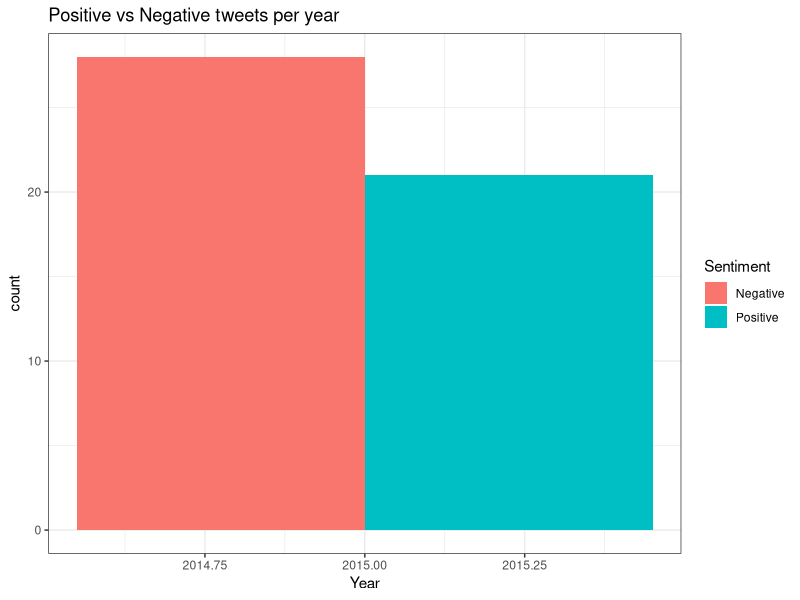

Write the R code that produced this figure. (Note: this script raises an error after producing the figure.)
## ---- chunk 1
knitr::opts_chunk$set(echo = TRUE)
library(tidyverse)
library("dplyr")
library(ggplot2)
library(car)
## ---- chunk 2
tweets.crimesperday <- read.csv("tweets_num_crimes.csv")
tweets.crimespermonth <- read.csv("tweets_num_crimes_per_month.csv")
tweets.crimespermonth2 <-  read.csv("tweets_num_crimes_per_month_with_keywords.csv")
tweets.crimesperday<-drop_na(tweets.crimesperday)
tweets.crimespermonth<-drop_na(tweets.crimespermonth)
tweets.crimespermonth2<-drop_na(tweets.crimespermonth2)
## ---- chunk 3
tweets.crimesperday %>% 
  ggplot(aes(x = Year, fill = as.factor(sentiment)), color = sentiment) +
  geom_bar(position = "dodge") +
  labs(title = "Positive vs Negative tweets per year", fill = "Sentiment") +
  theme_bw()
## ---- chunk 4
tweets.crimesperday$sentiment[tweets.crimesperday$sentiment == 'Positive'] <- 1
tweets.crimesperday$sentiment[tweets.crimesperday$sentiment == 'Negative'] <- 0
tweets.crimesperday$sentiment <- as.integer(tweets.crimesperday$sentiment)
tweets.crimesperday$Date <- as.Date(tweets.crimesperday$Date)

tweets.crimespermonth$sentiment[tweets.crimespermonth$sentiment == 'Positive'] <- 1
tweets.crimespermonth$sentiment[tweets.crimespermonth$sentiment == 'Negative'] <- 0
tweets.crimespermonth$sentiment <- as.integer(tweets.crimespermonth$sentiment)
tweets.crimespermonth$Date <- as.Date(tweets.crimespermonth$Date)


tweets.crimespermonth2$sentiment[tweets.crimespermonth2$sentiment == 'Positive'] <- 1
tweets.crimespermonth2$sentiment[tweets.crimespermonth2$sentiment == 'Negative'] <- 0
tweets.crimespermonth2$sentiment <- as.integer(tweets.crimespermonth2$sentiment)
tweets.crimespermonth2$Date <- as.Date(tweets.crimespermonth2$Date)

tweets.onlylgbt <- filter(tweets.crimespermonth2, keyword == "['lgbt']")
head(tweets.onlylgbt)
## ---- chunk 5
tweets.v.crimes.daily <- glm(sentiment ~ user.followers_count + num_crimes, 
                      data = tweets.crimesperday, family = "binomial")

tweets.v.crimes.monthly <- glm(sentiment ~ user.followers_count + num_crimes_per_month, 
                               data = tweets.crimespermonth, family = "binomial")

tweets.v.crimes.monthly2 <- glm(sentiment ~ user.followers_count + num_crimes_per_month, 
                                   data = tweets.onlylgbt, family = "binomial")

summary(tweets.v.crimes.daily)
summary(tweets.v.crimes.monthly)
summary(tweets.v.crimes.monthly2)

